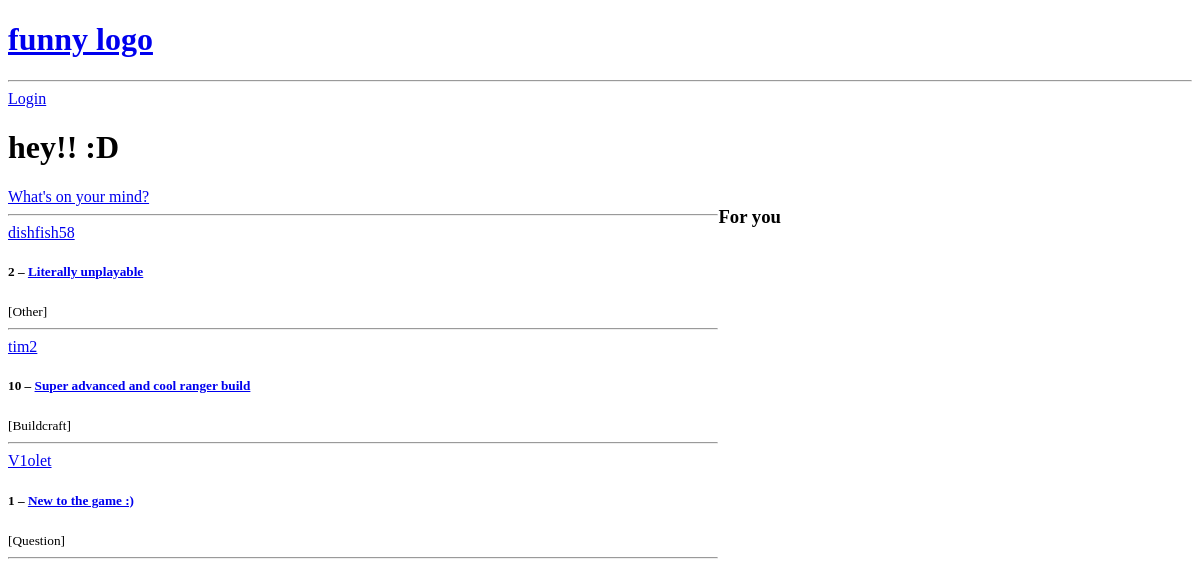
Before: / with the older database file.
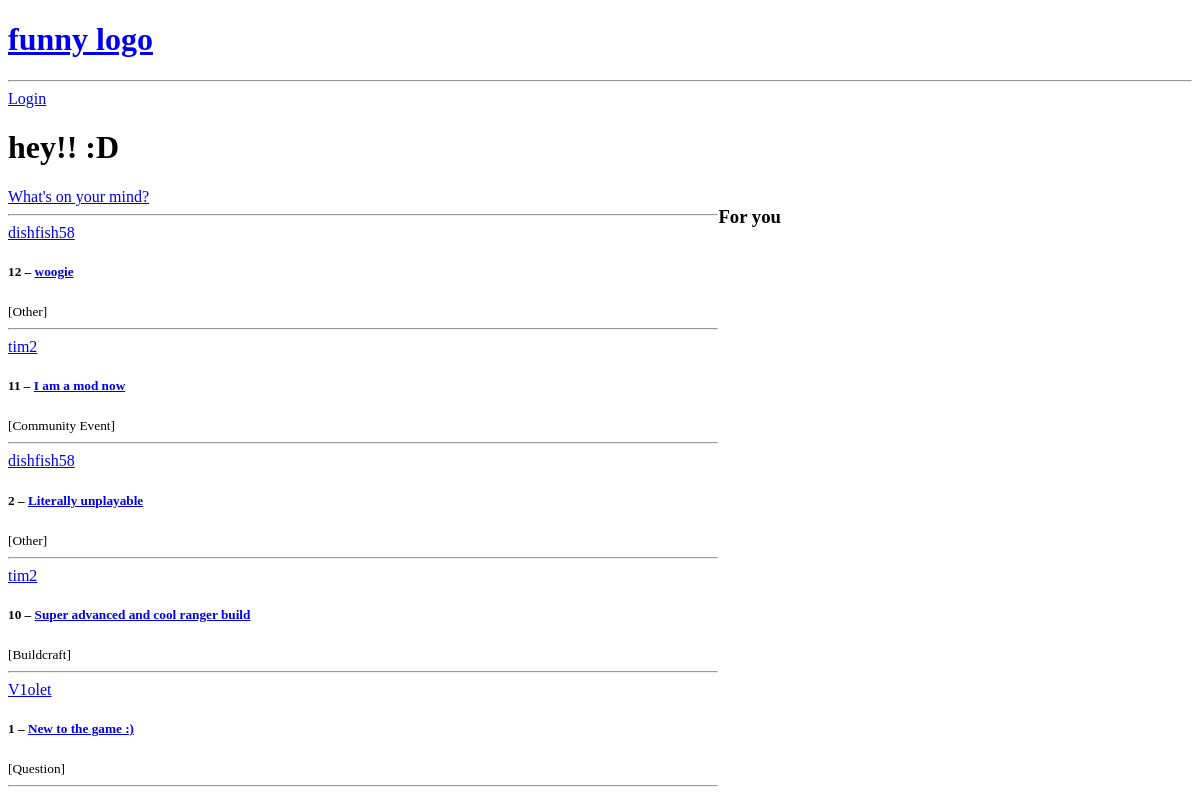
After: the same page with the newer database file.
### base/models.py (models this page shows, shortened)
class Room(models.Model):
    host = models.ForeignKey(settings.AUTH_USER_MODEL,on_delete = models.SET_NULL,null = True, related_name="posts")
    topic=models.ForeignKey(Topic,on_delete=models.SET_NULL,null=True)
    name = models.CharField(max_length=200)
    description =models.TextField(null=True, blank=True)
    updated=models.DateTimeField(auto_now=True)
    created=models.DateTimeField(auto_now_add=True)
    class Meta:
        ordering = ['-updated', '-created']
        permissions = [
            ("can_delete_any_room", "Can delete any room")
        ]

class Topic(models.Model):
    name = models.CharField(max_length=100)

### base/views.py (the view)
# urls.py: 2. Add a URL to urlpatterns:  path('', views.home, name='home')
def home(request):
    since = timezone.now() - timedelta(hours=24)
    rooms = (
        Room.objects
        .annotate(
            recent_comments=Count(
                'message',
                filter=Q(message__created__gte=since)
            )
        )
        .order_by('-recent_comments', '-updated')
    )
    return render(request, 'base/home.html', {'rooms': rooms})

### base/templates/base/home.html (shortened to what this page needs)
{% extends 'main.html' %}
{% block content %}
  <h1>hey!! :D</h1>
  <div class="home-container">
    <div>
    <a href="{% url 'base:create-post' %}">What's on your mind?</a>
    <hr>
     <div>
    {% for room in rooms %}
      <div>
        <a href="{% url 'usermanager:user-profile' room.host.id %}">{{ room.host.username }}</a>
        <h5>{{ room.id }} – <a href="{% url 'base:room' room.id %}">{{ room.name }}</a></h5>
        <small>{{ room.topic.name }}</small>
        <hr>
      </div>
    {% endfor %}
     </div>
    </div>
    <div>
      <h3>For you</h3>
    </div>
  </div>
{% endblock content %}

### templates/main.html (shortened to what this page needs)
<!DOCTYPE html>
{% load static %}
<html lang="en">
<head>
    <link rel='stylesheet' type='text/css' media='screen' href="{% static 'styles/main.css' %}">
</head>
<body>
 {%include 'navbar.html' %}
  {% block content %}
  {% endblock %}
</body>
</html>

### templates/navbar.html (shortened to what this page needs)
<!DOCTYPE html>
<html lang="en">
<head>
</head>
<body>
<a href="/">
  <h1>funny logo</h1>
</a>
<hr>
{% if request.user.is_authenticated %}
<p>Welcome back, {{request.user}}!</p>
<a href="{% url 'usermanager:user-logout' %}">Logout</a>
{% else %}
<a href="{% url 'usermanager:user-login' %}">Login</a>
{% endif %}
</body>
</html>

### static/styles/main.css (style rules this page uses)
.home-container { display: grid; grid-template-columns: 3fr 2fr; }

Changed rows visible on the page:
added Room: host.username "dishfish58", id "12", name "woogie", topic.name "[Other]"
added Room: host.username "tim2", id "11", name "I am a mod now", topic.name "[Community Event]"
